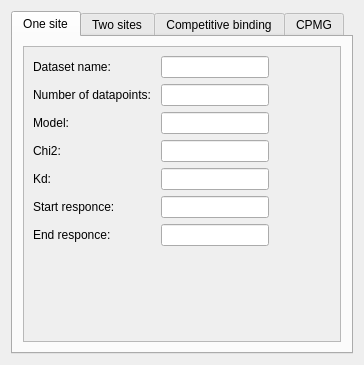
<?xml version="1.0" encoding="UTF-8"?>
<ui version="4.0">
 <class>Show_result</class>
 <widget class="QDialog" name="Show_result">
  <property name="geometry">
   <rect>
    <x>0</x>
    <y>0</y>
    <width>364</width>
    <height>365</height>
   </rect>
  </property>
  <property name="focusPolicy">
   <enum>Qt::NoFocus</enum>
  </property>
  <property name="windowTitle">
   <string>Plis - Full results</string>
  </property>
  <property name="modal">
   <bool>false</bool>
  </property>
  <layout class="QGridLayout" name="gridLayout">
   <item row="2" column="1">
    <widget class="QTabWidget" name="tabWidget">
     <property name="currentIndex">
      <number>0</number>
     </property>
     <widget class="QWidget" name="tab">
      <attribute name="title">
       <string>One site</string>
      </attribute>
      <layout class="QGridLayout" name="gridLayout_3">
       <property name="leftMargin">
        <number>10</number>
       </property>
       <property name="rightMargin">
        <number>10</number>
       </property>
       <property name="bottomMargin">
        <number>10</number>
       </property>
       <item row="0" column="0">
        <widget class="QScrollArea" name="scrollArea">
         <property name="widgetResizable">
          <bool>true</bool>
         </property>
         <widget class="QWidget" name="scrollAreaWidgetContents">
          <property name="geometry">
           <rect>
            <x>0</x>
            <y>0</y>
            <width>312</width>
            <height>294</height>
           </rect>
          </property>
          <layout class="QGridLayout" name="gridLayout_2">
           <item row="4" column="1">
            <widget class="QLineEdit" name="kd1">
             <property name="readOnly">
              <bool>true</bool>
             </property>
            </widget>
           </item>
           <item row="0" column="1">
            <widget class="QLineEdit" name="name">
             <property name="readOnly">
              <bool>true</bool>
             </property>
            </widget>
           </item>
           <item row="1" column="0">
            <widget class="QLabel" name="label_2">
             <property name="text">
              <string>Number of datapoints: </string>
             </property>
            </widget>
           </item>
           <item row="6" column="1">
            <widget class="QLineEdit" name="end_res">
             <property name="readOnly">
              <bool>true</bool>
             </property>
            </widget>
           </item>
           <item row="0" column="0">
            <widget class="QLabel" name="label">
             <property name="text">
              <string>Dataset name: </string>
             </property>
            </widget>
           </item>
           <item row="2" column="0">
            <widget class="QLabel" name="label_3">
             <property name="text">
              <string>Model: </string>
             </property>
            </widget>
           </item>
           <item row="3" column="0">
            <widget class="QLabel" name="label_4">
             <property name="text">
              <string>Chi2: </string>
             </property>
            </widget>
           </item>
           <item row="5" column="0">
            <widget class="QLabel" name="label_6">
             <property name="text">
              <string>Start responce: </string>
             </property>
            </widget>
           </item>
           <item row="4" column="0">
            <widget class="QLabel" name="label_5">
             <property name="tabletTracking">
              <bool>false</bool>
             </property>
             <property name="focusPolicy">
              <enum>Qt::NoFocus</enum>
             </property>
             <property name="text">
              <string>Kd: </string>
             </property>
             <property name="textFormat">
              <enum>Qt::AutoText</enum>
             </property>
             <property name="scaledContents">
              <bool>false</bool>
             </property>
             <property name="wordWrap">
              <bool>false</bool>
             </property>
            </widget>
           </item>
           <item row="1" column="1">
            <widget class="QLineEdit" name="datapoints">
             <property name="readOnly">
              <bool>true</bool>
             </property>
            </widget>
           </item>
           <item row="3" column="1">
            <widget class="QLineEdit" name="chi2">
             <property name="text">
              <string/>
             </property>
             <property name="readOnly">
              <bool>true</bool>
             </property>
            </widget>
           </item>
           <item row="5" column="1">
            <widget class="QLineEdit" name="start_res">
             <property name="readOnly">
              <bool>true</bool>
             </property>
            </widget>
           </item>
           <item row="6" column="0">
            <widget class="QLabel" name="label_7">
             <property name="text">
              <string>End responce: </string>
             </property>
            </widget>
           </item>
           <item row="2" column="1">
            <widget class="QLineEdit" name="model">
             <property name="readOnly">
              <bool>true</bool>
             </property>
            </widget>
           </item>
           <item row="6" column="2">
            <spacer name="horizontalSpacer">
             <property name="orientation">
              <enum>Qt::Horizontal</enum>
             </property>
             <property name="sizeHint" stdset="0">
              <size>
               <width>40</width>
               <height>20</height>
              </size>
             </property>
            </spacer>
           </item>
           <item row="7" column="0">
            <spacer name="verticalSpacer">
             <property name="orientation">
              <enum>Qt::Vertical</enum>
             </property>
             <property name="sizeHint" stdset="0">
              <size>
               <width>20</width>
               <height>40</height>
              </size>
             </property>
            </spacer>
           </item>
          </layout>
         </widget>
        </widget>
       </item>
      </layout>
     </widget>
     <widget class="QWidget" name="tab_2">
      <attribute name="title">
       <string>Two sites</string>
      </attribute>
      <layout class="QGridLayout" name="gridLayout_5">
       <property name="leftMargin">
        <number>10</number>
       </property>
       <property name="rightMargin">
        <number>10</number>
       </property>
       <property name="bottomMargin">
        <number>10</number>
       </property>
       <item row="0" column="0">
        <widget class="QScrollArea" name="scrollArea_2">
         <property name="widgetResizable">
          <bool>true</bool>
         </property>
         <widget class="QWidget" name="scrollAreaWidgetContents_2">
          <property name="geometry">
           <rect>
            <x>0</x>
            <y>0</y>
            <width>312</width>
            <height>303</height>
           </rect>
          </property>
          <layout class="QGridLayout" name="gridLayout_4">
           <item row="5" column="0">
            <widget class="QLabel" name="label_15">
             <property name="text">
              <string>Kd2:</string>
             </property>
            </widget>
           </item>
           <item row="5" column="1">
            <widget class="QLineEdit" name="kd2_2">
             <property name="readOnly">
              <bool>true</bool>
             </property>
            </widget>
           </item>
           <item row="9" column="0">
            <spacer name="verticalSpacer_2">
             <property name="orientation">
              <enum>Qt::Vertical</enum>
             </property>
             <property name="sizeHint" stdset="0">
              <size>
               <width>20</width>
               <height>40</height>
              </size>
             </property>
            </spacer>
           </item>
           <item row="0" column="0">
            <widget class="QLabel" name="label_9">
             <property name="font">
              <font>
               <underline>false</underline>
              </font>
             </property>
             <property name="autoFillBackground">
              <bool>false</bool>
             </property>
             <property name="text">
              <string>Dataset name: </string>
             </property>
            </widget>
           </item>
           <item row="2" column="0">
            <widget class="QLabel" name="label_10">
             <property name="text">
              <string>Model: </string>
             </property>
            </widget>
           </item>
           <item row="1" column="0">
            <widget class="QLabel" name="label_8">
             <property name="text">
              <string>Number of datapoints: </string>
             </property>
            </widget>
           </item>
           <item row="8" column="1">
            <widget class="QLineEdit" name="end_res_2">
             <property name="readOnly">
              <bool>true</bool>
             </property>
            </widget>
           </item>
           <item row="0" column="1">
            <widget class="QLineEdit" name="name_2">
             <property name="readOnly">
              <bool>true</bool>
             </property>
            </widget>
           </item>
           <item row="3" column="0">
            <widget class="QLabel" name="label_11">
             <property name="text">
              <string>Chi2: </string>
             </property>
            </widget>
           </item>
           <item row="6" column="0">
            <widget class="QLabel" name="label_12">
             <property name="text">
              <string>Start responce: </string>
             </property>
            </widget>
           </item>
           <item row="4" column="0">
            <widget class="QLabel" name="label_13">
             <property name="tabletTracking">
              <bool>false</bool>
             </property>
             <property name="focusPolicy">
              <enum>Qt::NoFocus</enum>
             </property>
             <property name="text">
              <string>Kd1: </string>
             </property>
             <property name="textFormat">
              <enum>Qt::AutoText</enum>
             </property>
             <property name="scaledContents">
              <bool>false</bool>
             </property>
             <property name="wordWrap">
              <bool>false</bool>
             </property>
            </widget>
           </item>
           <item row="8" column="0">
            <widget class="QLabel" name="label_14">
             <property name="text">
              <string>End responce: </string>
             </property>
            </widget>
           </item>
           <item row="2" column="1">
            <widget class="QLineEdit" name="model_2">
             <property name="readOnly">
              <bool>true</bool>
             </property>
            </widget>
           </item>
           <item row="6" column="1">
            <widget class="QLineEdit" name="start_res_2">
             <property name="readOnly">
              <bool>true</bool>
             </property>
            </widget>
           </item>
           <item row="3" column="1">
            <widget class="QLineEdit" name="chi2_2">
             <property name="text">
              <string/>
             </property>
             <property name="readOnly">
              <bool>true</bool>
             </property>
            </widget>
           </item>
           <item row="4" column="1">
            <widget class="QLineEdit" name="kd1_2">
             <property name="readOnly">
              <bool>true</bool>
             </property>
            </widget>
           </item>
           <item row="8" column="2">
            <spacer name="horizontalSpacer_2">
             <property name="orientation">
              <enum>Qt::Horizontal</enum>
             </property>
             <property name="sizeHint" stdset="0">
              <size>
               <width>40</width>
               <height>20</height>
              </size>
             </property>
            </spacer>
           </item>
           <item row="1" column="1">
            <widget class="QLineEdit" name="datapoints_2">
             <property name="readOnly">
              <bool>true</bool>
             </property>
            </widget>
           </item>
           <item row="7" column="0">
            <widget class="QLabel" name="label_16">
             <property name="text">
              <string>Intermediate responce:</string>
             </property>
            </widget>
           </item>
           <item row="7" column="1">
            <widget class="QLineEdit" name="inter_res">
             <property name="readOnly">
              <bool>true</bool>
             </property>
            </widget>
           </item>
          </layout>
         </widget>
        </widget>
       </item>
      </layout>
     </widget>
     <widget class="QWidget" name="tab_3">
      <attribute name="title">
       <string>Competitive binding</string>
      </attribute>
      <layout class="QGridLayout" name="gridLayout_7">
       <property name="leftMargin">
        <number>10</number>
       </property>
       <property name="rightMargin">
        <number>10</number>
       </property>
       <property name="bottomMargin">
        <number>10</number>
       </property>
       <item row="0" column="0">
        <widget class="QScrollArea" name="scrollArea_3">
         <property name="widgetResizable">
          <bool>true</bool>
         </property>
         <widget class="QWidget" name="scrollAreaWidgetContents_3">
          <property name="geometry">
           <rect>
            <x>0</x>
            <y>0</y>
            <width>312</width>
            <height>303</height>
           </rect>
          </property>
          <layout class="QGridLayout" name="gridLayout_6">
           <item row="6" column="0">
            <widget class="QLabel" name="label_26">
             <property name="text">
              <string>Kdc:</string>
             </property>
            </widget>
           </item>
           <item row="6" column="1">
            <widget class="QLineEdit" name="kdc_3"/>
           </item>
           <item row="0" column="0">
            <widget class="QLabel" name="label_18">
             <property name="font">
              <font>
               <underline>false</underline>
              </font>
             </property>
             <property name="autoFillBackground">
              <bool>false</bool>
             </property>
             <property name="text">
              <string>Dataset name: </string>
             </property>
            </widget>
           </item>
           <item row="5" column="0">
            <widget class="QLabel" name="label_17">
             <property name="text">
              <string>Kd2:</string>
             </property>
            </widget>
           </item>
           <item row="5" column="1">
            <widget class="QLineEdit" name="kd2_3">
             <property name="readOnly">
              <bool>true</bool>
             </property>
            </widget>
           </item>
           <item row="9" column="0">
            <spacer name="verticalSpacer_3">
             <property name="orientation">
              <enum>Qt::Vertical</enum>
             </property>
             <property name="sizeHint" stdset="0">
              <size>
               <width>20</width>
               <height>40</height>
              </size>
             </property>
            </spacer>
           </item>
           <item row="2" column="0">
            <widget class="QLabel" name="label_19">
             <property name="text">
              <string>Model: </string>
             </property>
            </widget>
           </item>
           <item row="8" column="1">
            <widget class="QLineEdit" name="end_res_3">
             <property name="readOnly">
              <bool>true</bool>
             </property>
            </widget>
           </item>
           <item row="0" column="1">
            <widget class="QLineEdit" name="name_3">
             <property name="readOnly">
              <bool>true</bool>
             </property>
            </widget>
           </item>
           <item row="3" column="0">
            <widget class="QLabel" name="label_21">
             <property name="text">
              <string>Chi2: </string>
             </property>
            </widget>
           </item>
           <item row="1" column="0">
            <widget class="QLabel" name="label_20">
             <property name="text">
              <string>Number of datapoints: </string>
             </property>
            </widget>
           </item>
           <item row="7" column="0">
            <widget class="QLabel" name="label_22">
             <property name="text">
              <string>Start responce: </string>
             </property>
            </widget>
           </item>
           <item row="7" column="1">
            <widget class="QLineEdit" name="start_res_3">
             <property name="readOnly">
              <bool>true</bool>
             </property>
            </widget>
           </item>
           <item row="8" column="0">
            <widget class="QLabel" name="label_24">
             <property name="text">
              <string>End responce: </string>
             </property>
            </widget>
           </item>
           <item row="4" column="0">
            <widget class="QLabel" name="label_23">
             <property name="tabletTracking">
              <bool>false</bool>
             </property>
             <property name="focusPolicy">
              <enum>Qt::NoFocus</enum>
             </property>
             <property name="text">
              <string>Kd1: </string>
             </property>
             <property name="textFormat">
              <enum>Qt::AutoText</enum>
             </property>
             <property name="scaledContents">
              <bool>false</bool>
             </property>
             <property name="wordWrap">
              <bool>false</bool>
             </property>
            </widget>
           </item>
           <item row="2" column="1">
            <widget class="QLineEdit" name="model_3">
             <property name="readOnly">
              <bool>true</bool>
             </property>
            </widget>
           </item>
           <item row="4" column="1">
            <widget class="QLineEdit" name="kd1_3">
             <property name="readOnly">
              <bool>true</bool>
             </property>
            </widget>
           </item>
           <item row="8" column="2">
            <spacer name="horizontalSpacer_3">
             <property name="orientation">
              <enum>Qt::Horizontal</enum>
             </property>
             <property name="sizeHint" stdset="0">
              <size>
               <width>40</width>
               <height>20</height>
              </size>
             </property>
            </spacer>
           </item>
           <item row="1" column="1">
            <widget class="QLineEdit" name="datapoints_3">
             <property name="readOnly">
              <bool>true</bool>
             </property>
            </widget>
           </item>
           <item row="3" column="1">
            <widget class="QLineEdit" name="chi2_3">
             <property name="text">
              <string/>
             </property>
             <property name="readOnly">
              <bool>true</bool>
             </property>
            </widget>
           </item>
          </layout>
         </widget>
        </widget>
       </item>
      </layout>
     </widget>
     <widget class="QWidget" name="tab_4">
      <attribute name="title">
       <string>CPMG</string>
      </attribute>
      <layout class="QGridLayout" name="gridLayout_9">
       <property name="leftMargin">
        <number>10</number>
       </property>
       <property name="rightMargin">
        <number>10</number>
       </property>
       <property name="bottomMargin">
        <number>10</number>
       </property>
       <item row="0" column="0">
        <widget class="QScrollArea" name="scrollArea_4">
         <property name="widgetResizable">
          <bool>true</bool>
         </property>
         <widget class="QWidget" name="scrollAreaWidgetContents_4">
          <property name="geometry">
           <rect>
            <x>0</x>
            <y>0</y>
            <width>312</width>
            <height>303</height>
           </rect>
          </property>
          <layout class="QGridLayout" name="gridLayout_8">
           <item row="2" column="1">
            <widget class="QLineEdit" name="model_4">
             <property name="readOnly">
              <bool>true</bool>
             </property>
            </widget>
           </item>
           <item row="9" column="0">
            <spacer name="verticalSpacer_4">
             <property name="orientation">
              <enum>Qt::Vertical</enum>
             </property>
             <property name="sizeHint" stdset="0">
              <size>
               <width>20</width>
               <height>40</height>
              </size>
             </property>
            </spacer>
           </item>
           <item row="2" column="0">
            <widget class="QLabel" name="label_29">
             <property name="text">
              <string>Model: </string>
             </property>
            </widget>
           </item>
           <item row="0" column="2">
            <spacer name="horizontalSpacer_4">
             <property name="orientation">
              <enum>Qt::Horizontal</enum>
             </property>
             <property name="sizeHint" stdset="0">
              <size>
               <width>40</width>
               <height>20</height>
              </size>
             </property>
            </spacer>
           </item>
           <item row="6" column="0">
            <widget class="QLabel" name="label_28">
             <property name="text">
              <string>k_ex:</string>
             </property>
            </widget>
           </item>
           <item row="0" column="0">
            <widget class="QLabel" name="label_25">
             <property name="font">
              <font>
               <underline>false</underline>
              </font>
             </property>
             <property name="autoFillBackground">
              <bool>false</bool>
             </property>
             <property name="text">
              <string>Dataset name: </string>
             </property>
            </widget>
           </item>
           <item row="3" column="1">
            <widget class="QLineEdit" name="chi2_4">
             <property name="text">
              <string/>
             </property>
             <property name="readOnly">
              <bool>true</bool>
             </property>
            </widget>
           </item>
           <item row="1" column="1">
            <widget class="QLineEdit" name="datapoints_4">
             <property name="readOnly">
              <bool>true</bool>
             </property>
            </widget>
           </item>
           <item row="3" column="0">
            <widget class="QLabel" name="label_30">
             <property name="text">
              <string>Chi2: </string>
             </property>
            </widget>
           </item>
           <item row="0" column="1">
            <widget class="QLineEdit" name="name_4">
             <property name="readOnly">
              <bool>true</bool>
             </property>
            </widget>
           </item>
           <item row="7" column="0">
            <widget class="QLabel" name="label_32">
             <property name="text">
              <string>Population B (PB):</string>
             </property>
            </widget>
           </item>
           <item row="1" column="0">
            <widget class="QLabel" name="label_31">
             <property name="text">
              <string>Number of datapoints: </string>
             </property>
            </widget>
           </item>
           <item row="5" column="0">
            <widget class="QLabel" name="label_27">
             <property name="text">
              <string>R20:</string>
             </property>
            </widget>
           </item>
           <item row="4" column="0">
            <widget class="QLabel" name="label_34">
             <property name="tabletTracking">
              <bool>false</bool>
             </property>
             <property name="focusPolicy">
              <enum>Qt::NoFocus</enum>
             </property>
             <property name="text">
              <string>Kd: </string>
             </property>
             <property name="textFormat">
              <enum>Qt::AutoText</enum>
             </property>
             <property name="scaledContents">
              <bool>false</bool>
             </property>
             <property name="wordWrap">
              <bool>false</bool>
             </property>
            </widget>
           </item>
           <item row="4" column="1">
            <widget class="QLineEdit" name="kd1_4">
             <property name="readOnly">
              <bool>true</bool>
             </property>
            </widget>
           </item>
           <item row="8" column="0">
            <widget class="QLabel" name="label_33">
             <property name="text">
              <string>Delta W:</string>
             </property>
            </widget>
           </item>
           <item row="5" column="1">
            <widget class="QLineEdit" name="r20"/>
           </item>
           <item row="6" column="1">
            <widget class="QLineEdit" name="kex"/>
           </item>
           <item row="7" column="1">
            <widget class="QLineEdit" name="pb"/>
           </item>
           <item row="8" column="1">
            <widget class="QLineEdit" name="dw"/>
           </item>
          </layout>
         </widget>
        </widget>
       </item>
      </layout>
     </widget>
    </widget>
   </item>
  </layout>
 </widget>
 <resources/>
 <connections/>
</ui>
